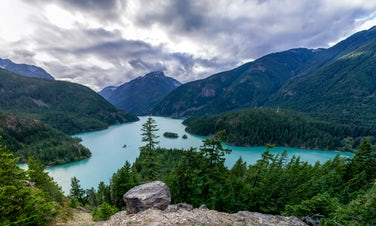
//> input picture feature_detect/bla.jpg, 376 x 226 px
$ ./fastfeat   (built with g++ and OpenCV 4)
//> lines starting //> are read from the running program, lines starting //| are printed output that depends on the picture
// first test to detect some features with opencv3.2
// compiled with:
// g++ fastfeat.cpp -o featureApp -std=c++11 -Wall -Wextra -pedantic -I/home/wolfgang/libs/opencvlinux/include
// -L/home/wolfgang/libs/opencvlinux/lib -lopencv_core -lopencv_imgcodecs -lopencv_features2d -lopencv_highgui

#include <opencv2/features2d.hpp>
#include <opencv2/imgcodecs.hpp>
#include <opencv2/opencv.hpp>
#include <opencv2/highgui.hpp>
#include <vector>
#include <iostream>

int main(int, char** ) {
	std::string filename = "bla.jpg";
	cv::Mat image = cv::imread(filename, cv::IMREAD_GRAYSCALE);
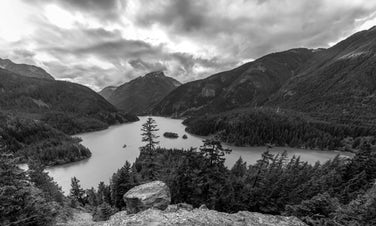
//> image: 226 rows x 376 cols, CV_8UC1; min 0, max 255, mean 104.8
	std::vector<cv::KeyPoint> kpts;
	cv::Ptr<cv::FastFeatureDetector> fastfeat = cv::FastFeatureDetector::create();
	fastfeat->detect(image, kpts);
//> kpts = 3145 keypoints; strongest (x, y, size): (143, 125, 7), (183, 137, 7), (185, 137, 7), (139, 117, 7)
	cv::Mat imageKey;
	cv::drawKeypoints(image, kpts, imageKey);
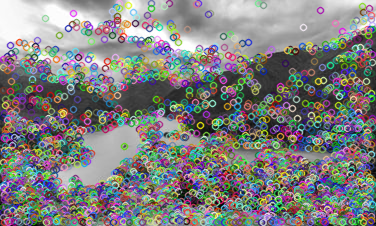
//> imageKey: 226 rows x 376 cols, CV_8UC3; mean B, G, R 127.5, 128, 127.8
	cv::namedWindow("Display Image", cv::WINDOW_AUTOSIZE );
    cv::imshow("Display Image", imageKey);
    cv::waitKey(0);
	return 0;
}
